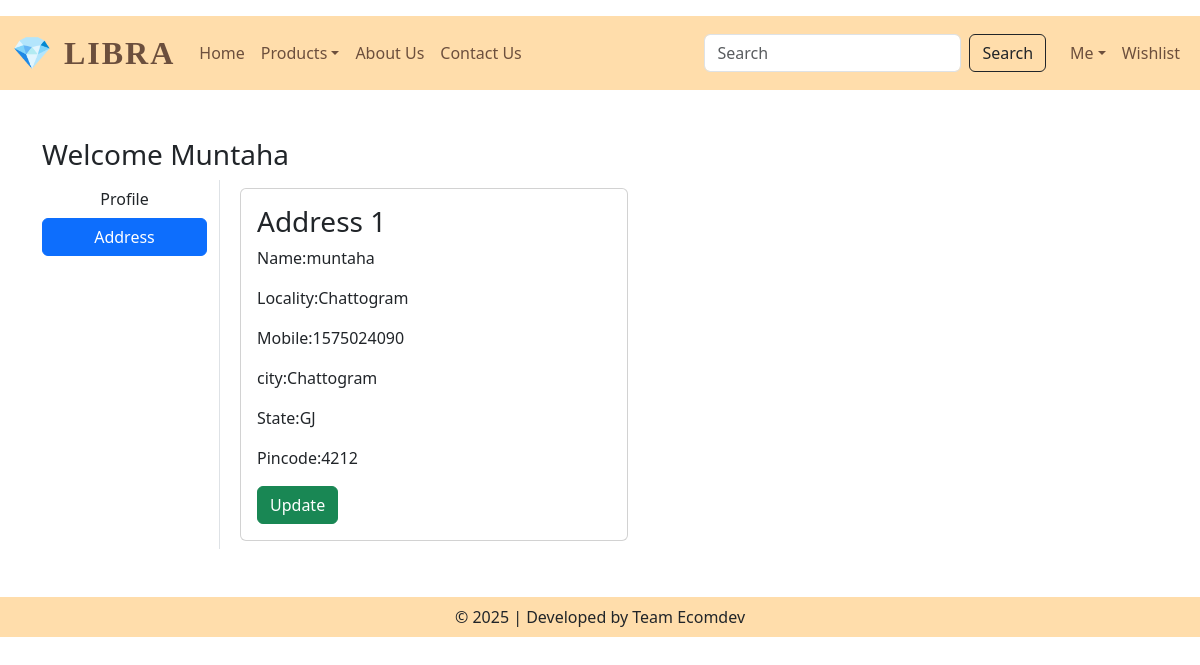
The app's page /address/ (signed in), older data.
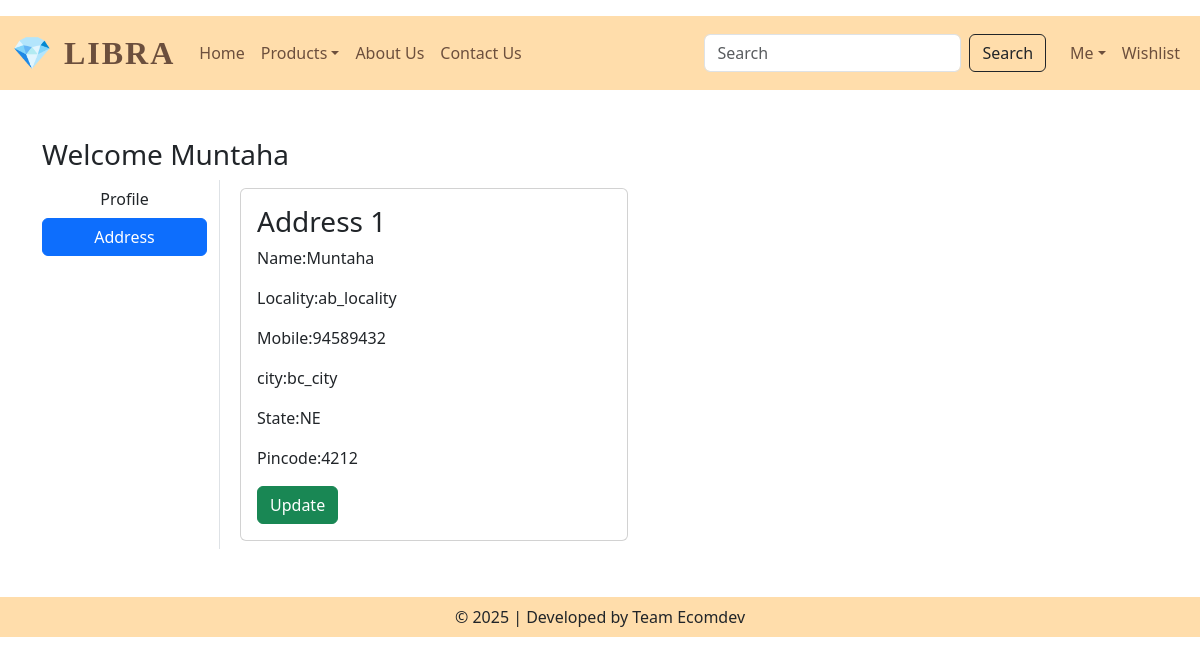
The same page, newer data.
### app/models.py (models this page shows, shortened)
class Customer(models.Model):
    user=models.ForeignKey(User,on_delete=models.CASCADE)
    name = models.CharField(max_length=200)
    locality = models.CharField(max_length=200)
    city = models.CharField(max_length=50)
    mobile = models.IntegerField(default=0)
    zipcode = models.IntegerField()
    state=models.CharField(choices=STATE_CHOICES,max_length=100)

### app/views.py (the view)
# urls.py: path("address/", views.address, name="address"),
def address(request):
    add = Customer.objects.filter(user=request.user)
    totalitem = 0
    if request.user.is_authenticated:
        totalitem = len(Cart.objects.filter(user=request.user))
    return render(request, 'app/address.html', locals())

### app/templates/app/address.html (shortened to what this page needs)
{% extends 'app/base.html' %}
{% load static %}
{% block main-content %}
<div class="container my-5">
      <div class="row">
       <h3>Welcome <span class="text-capitalize">{{request.user}}</span></h3>
      <div class="col-sm-2 border-end">
        <ul class="list-unstyled">
            <li class="d-grid"><a href="{% url 'profile' %}" class="btn ">Profile</a></li>
            <li class="d-grid"><a href="{% url 'address'%}" class="btn btn-primary">Address</a></li>
        </ul>
    </div>
    <div class="col-sm-9 offset-sm-l">
        <div class="row">
            {% for ad in add %}
            <div class="col-sm-6">
                <div class="card m-2">
                    <div class="card-body">
                        <h3>Address {{forloop.counter}}</h3>
                        <p>Name:{{ad.name}}</p>
                        <p>Locality:{{ad.locality}}</p>
                        <p>Mobile:{{ad.mobile}}</p>
                        <p>city:{{ad.city}}</p>
                        <p>State:{{ad.state}}</p>
                        <p>Pincode:{{ad.zipcode}}</p>
                        <a href="{% url 'updateAddress' pk=ad.id %}" type="button" class="btn btn-success">Update</a>
                    </div>
                </div>
            </div>
            {% endfor %}
        </div>
     </div>
    </div>
</div>
{% endblock main-content %}

### app/templates/app/base.html (shortened to what this page needs)
<!DOCTYPE html>
{% load static %}
<html lang="en">
  <head>
    <link
      href="https://cdn.jsdelivr.net/npm/bootstrap@5.3.6/dist/css/bootstrap.min.css"
      rel="stylesheet"
    />
    <link rel="stylesheet" href="{% static 'app/css/owl.carousel.min.css' %}" />
    <link rel="stylesheet" href="{% static 'app/css/all.min.css' %}" />
    <link rel="stylesheet" href="{% static 'app/css/style.css' %}" />
  </head>
  <body>
    <nav class="navbar navbar-expand-lg navbar-dark theme-bg">
      <div class="container-fluid">
        <a class="navbar-brand libra-logo" href="/">💎 LIBRA</a>
        <div class="collapse navbar-collapse" id="navbarSupportedContent">
          <ul class="navbar-nav me-auto mb-2 mb-lg-0">
            {% if request.user.is_authenticated %}
            <li class="nav-item">
              <a class="nav-link active theme-text" href="/">Home</a>
            </li>
            <li class="nav-item dropdown">
              <a
                class="nav-link dropdown-toggle theme-text"
                href="#"
                data-bs-toggle="dropdown"
                >Products</a
              >
            </li>
            <li class="nav-item">
              <a class="nav-link theme-text" href="{% url 'about' %}"
                >About Us</a
              >
            </li>
            <li class="nav-item">
              <a class="nav-link theme-text" href="{% url 'contact' %}"
                >Contact Us</a
              >
            </li>
          </ul>
          <form class="d-flex" role="search" action="/search">
            <input
              class="form-control me-2"
              type="search"
              placeholder="Search"
              name="search"
              aria-label="Search"
            />
            <button class="btn btn-outline-dark" type="submit">Search</button>
          </form>
          <ul class="navbar-nav ms-3">
            <li class="nav-item dropdown">
              <a
                class="nav-link dropdown-toggle theme-text"
                href="#"
                id="profileDropdown"
                data-bs-toggle="dropdown"
                >Me</a
              >
            </li>
            <li class="nav-item">
              <a class="nav-link theme-text" href="{% url 'wishlist' %}">Wishlist</a>
            </li>
            {% endif %}
          </ul>
        </div>
      </div>
    </nav>
     {% block main-content %} {% endblock main-content %}
    <footer class="container-fluid theme-bg text-dark text-center p-2 mt-5">
      &copy; 2025 | Developed by Team Ecomdev
    </footer>
  </body>
</html>

### app/static/app/css/style.css (style rules this page uses)
.navbar-brand { font-family: 'Georgia', serif; text-transform: uppercase; }

### app/templates/app/base.html (style rules this page uses)
.theme-bg { background-color: #ffddab !important; }
.theme-text { color: #6c4f3d !important; }
.libra-logo { font-family: 'Georgia', serif; font-size: 2rem; font-weight: bold; color: #6c4f3d !important; letter-spacing: 2px; text-transform: uppercase; text-decoration: none; }

Row changes from the older to the newer data that the page shows:
removed Customer: name "muntaha", locality "Chattogram", mobile "1575024090", city "Chattogram", state "GJ", zipcode "4212"
added Customer: name "Muntaha", locality "ab_locality", mobile "94589432", city "bc_city", state "NE", zipcode "4212"
